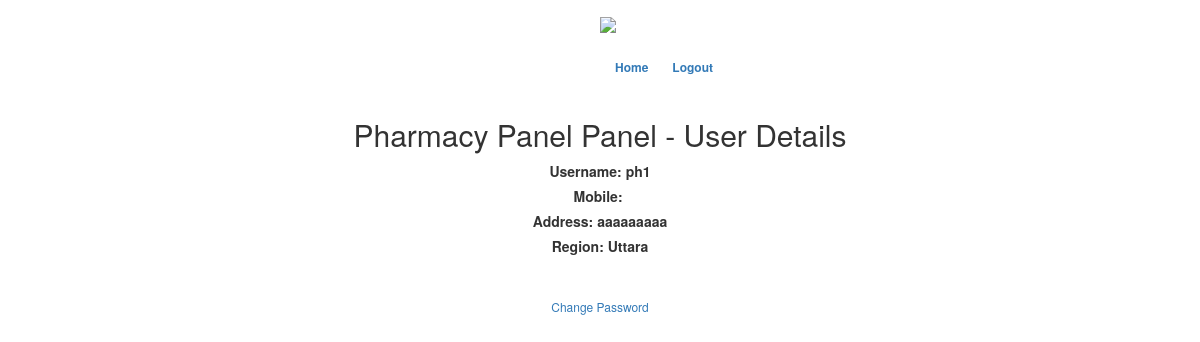
Screenshot of /pharprofile.php (signed in) with the database file from the repository.
### tables this page shows
CREATE TABLE `pharmacy` (
  `pId` int(11) NOT NULL,
  `pName` varchar(40) NOT NULL,
  `phMobile` varchar(40) NOT NULL,
  `phAddress` varchar(40) NOT NULL,
  `pRegion` varchar(40) NOT NULL
);

### pharprofile.php (the view, shortened to what this page needs)
<!DOCTYPE html>
 <html class="no-js">
<html lang="en-US">
<head>
	<link rel="stylesheet" type="text/css" href="css/font-awesome.min.css" media="all" />
	<link rel="stylesheet" type="text/css" href="css/normalize.css" media="all" />
	<link rel="stylesheet" type="text/css" href="css/bootstrap.css" media="all" />
	<link rel="stylesheet" type="text/css" href="style.css" media="all" />
</head>
<body class="login">
	<div class="header-area">
		<div class="header-top">
			<div class="container">
                <a href="#"><img src="img/client-1295901_960_720.png" style="max-height: 5%;max-width: 5%;margin-left: 50%;opacity:1.0;"></a>
				<div class="menu col-md-5" style="margin-left: 20%;margin-top: 2%">
					<ul class="list-unstyled list-inline pull-right">
						<li><a href="#">Home</a></li>
						<li><a href="index.php">Logout</a></li>
					</ul>
				</div>
			</div>
		</div>
	</div>
    <?php
                        $con=mysqli_connect("localhost","root","");
                        mysqli_select_db($con,'medicineguide');
                        $result = mysqli_query($con,"SELECT * FROM pharmacy where pName='".$_SESSION["uname"]."';") or die("Failed to Login".mysql_error());
                        $row = mysqli_fetch_array($result);
                        $puName=$row["pName"];
                        $phuAdd=$row["phAddress"];
                        $puRegion=$row["pRegion"];
    ?>
	<div class="main-area">
		<div class="">
			<form class="col-md-6 col-sm-offset-3 text-center">
            <h2>Pharmacy Panel Panel - User Details</h2>
			  <div class="form-group center">
                  <label>Username: </label>
                  <?php echo "<label>".$puName."</label>";
                  ?>
                  <br>
                  <label>Mobile: </label>
                  <br>
                  <label>Address: </label>
                  <?php echo "<label>".$phuAdd."</label>";
                  ?>
                  <br>
                  <label>Region: </label>
                  <?php echo "<label>".$puRegion."</label>";
                  ?>
                  <br>
			  </div>
                <br>
                <a href="changepass.php">Change Password</a>
			  <br>
			</form>
			<br>
		</div>
	</div>
</body>
</html>

### style.css (style rules this page uses)
.header-top { padding: 1%; }
.menu { margin-left: 150px; }
.menu a { text-decoration: none; font-weight: bold; margin-left: 10px; }
.login { background: url(images/13.jpg) no-repeat center center fixed; -webkit-background-size: cover; -moz-background-size: cover; -o-background-size: cover; background-size: cover; }
.login a { font-size: 12px; line-height: 0; }

### rows the page displays
pharmacy: pName "ph1", phAddress "aaaaaaaaa", pRegion "Uttara"
